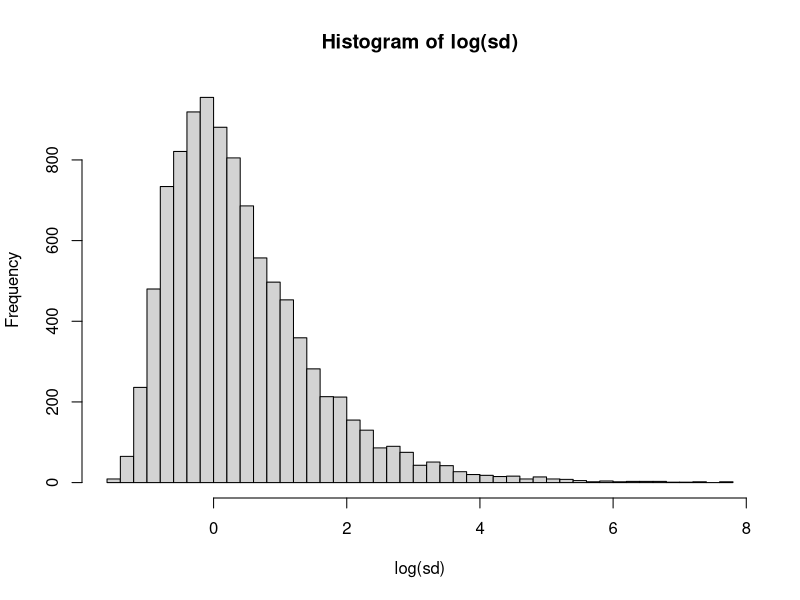
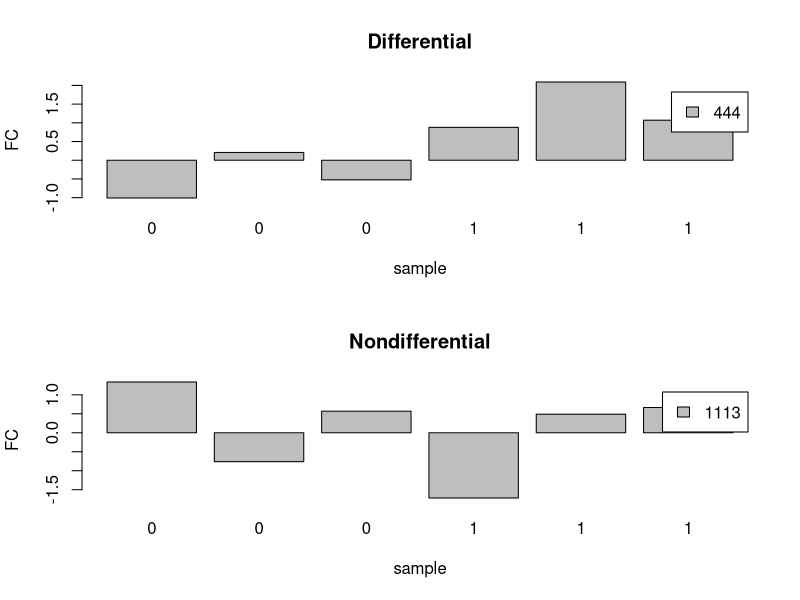
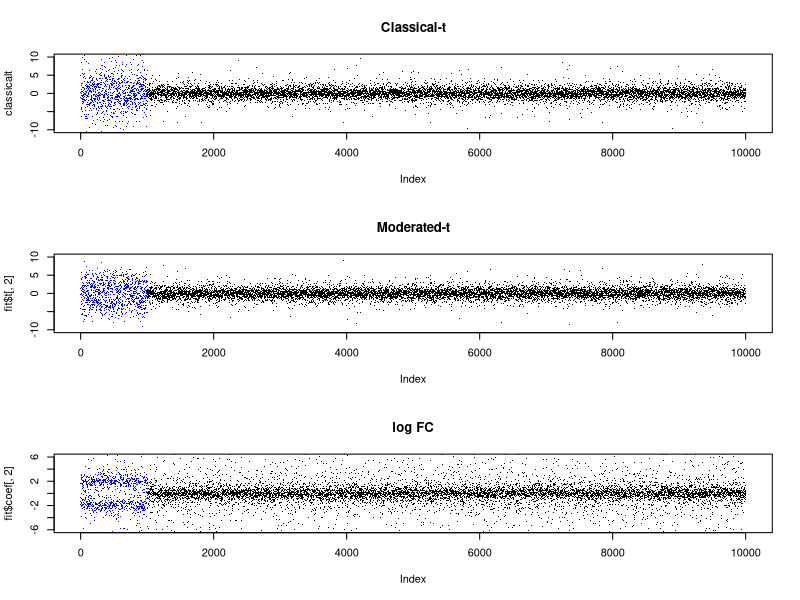
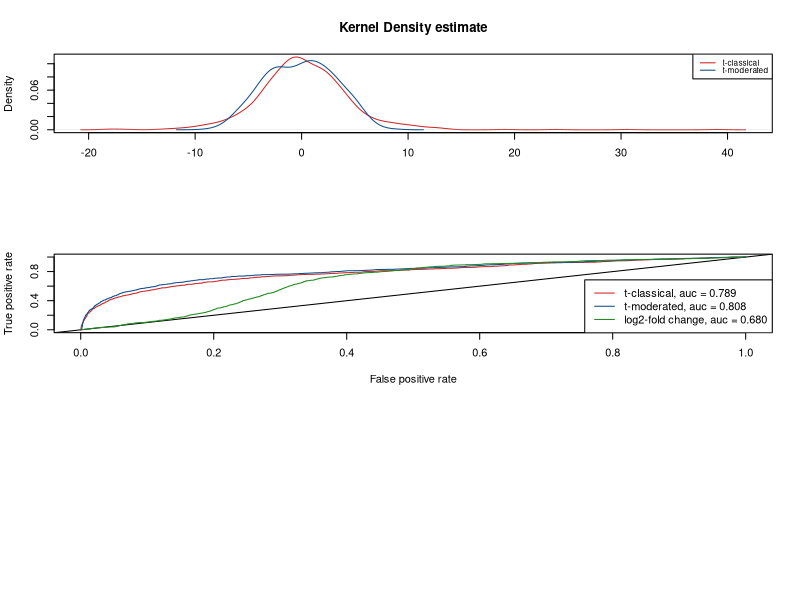

Generate these figures, in order, with R:
## ---- chunk 1
library("limma")
## ---- chunk 2
nGenes <- 10000                   # number of "features"
nSamples <- 6                     # number of samples (split equal in 2 groups)
pDiff <- .1                       # percent of genes "differential 
grp <- rep(0:1,each=nSamples/2)   # dummy variable for exp. group
trueFC <- 2                       # log-fold-change of truly DE

d0 <- 1
s0 <- 0.8
sd <- s0*sqrt(d0/rchisq(nGenes,df=d0))  # dist'n of s.d.
## ---- chunk 3
#hist(sd[sd < (0.9*max(sd))], breaks = 20)
hist(log(sd), breaks = 50)
## ---- chunk 4
y <- matrix(rnorm(nGenes*nSamples,sd=sd),
            nr=nGenes,nc=nSamples)
## ---- chunk 5
indD <- 1:floor(pDiff*nGenes)
diff <- sample(c(-1,1),max(indD),replace=TRUE)*trueFC
y[indD,grp==1] <- y[indD,grp==1] + diff
## ---- chunk 6
down_tf <- rep(FALSE, nrow(y))
up_tf <- rep(FALSE, nrow(y))
twosided_tf <- rep(FALSE, nrow(y))

for (row in 1: nrow(y)){ # do it only where differential expression expected
#for (row in 1: length(indD)){
  x0 <- y[row, grp == 0]
  x1 <- y[row, grp == 1]
  res_up <- t.test(x0, x1, alternative = "greater", var.equal = TRUE)$p.value
  res_down <- t.test(x0, x1, alternative = "less", var.equal = TRUE)$p.value
  res_twosided <- t.test(x0, x1, alternative = "two.sided", var.equal = TRUE)$p.value 
  
  if (res_down < .05){
    down_tf[row] <- TRUE
  }
  if (res_up < .05){
    up_tf[row] <- TRUE
  }
  if (res_twosided < .05){
    twosided_tf[row] <- TRUE
  }
}
## ---- chunk 7
upregulated <- y[up_tf, ]
downregulated <- y[down_tf, ]
differential <- y[twosided_tf, ]
nondifferential <- y[! twosided_tf[indD], ]
## ---- chunk 8
# Note for myself: https://plot.ly/r/parallel-coordinates-plot/

gene_ids <- sample(nrow(differential), 1)
diff_sample <- differential[gene_ids, ]
par(mfrow = c(2, 1))
barplot(diff_sample, ylab = "FC", xlab = "sample", axes = TRUE, legend.text = gene_ids, names.arg = grp, main = "Differential")


gene_ids <- sample(nrow(nondifferential), 1)
nondiff_sample <- nondifferential[gene_ids, ]
barplot(nondiff_sample, ylab = "FC", xlab = "sample", axes = TRUE, legend.text = gene_ids, names.arg = grp, main = "Nondifferential")

## ---- chunk 9
design <- model.matrix(~grp)
## ---- chunk 10
fit <- limma::lmFit(y,design)
fit <- limma::eBayes(fit, robust = TRUE)
## ---- chunk 11
classicalt <- vector(mode = "numeric", length = nrow(y))
classicalt_res <- list()
data <- list()
for (row in 1: nrow(y)){
  x0 <- y[row, grp == 0]
  x1 <- y[row, grp == 1]
  classicalt[row] <- t.test(x0, x1, alternative = "two.sided", var.equal = TRUE)$statistic
  classicalt_res <- append(classicalt_res, list(t.test(x0, x1, alternative = "two.sided", var.equal = TRUE)))
}
## ---- chunk 12
cols <- rep("black",nrow(y))
cols[indD] <- "blue"

par(mfrow=c(3,1))
plot( classicalt, col=cols, ylim=c(-10,10), pch=".", main="Classical-t" )
plot( fit$t[,2], col=cols, ylim=c(-10,10), pch=".", main="Moderated-t" )
plot( fit$coef[,2], col=cols, ylim=c(-6,6), pch=".", main="log FC" )
## ---- chunk 13
d1 <- density(classicalt[indD], bw ="SJ", kernel= "gauss", na.rm = TRUE)
d2 <- density(fit$t[indD,2], bw ="SJ", kernel= "gauss", na.rm = TRUE)
colors_t = c("firebrick3", "dodgerblue4")

#h1 <- hist(classicalt[indD], breaks = 20)
#h2 <- hist(fit$t[indD,2], breaks = 20)
#plot( h1, col=colors_t[1], xlim=c(-10,10), main = "Hist of t and t-moderated") 
#plot( h2, col=colors_t[2], xlim=c(-10,10), add=T)

plot( d1, col=colors_t[1], xlab = "", main = "Kernel Density estimate")
lines( d2, col=colors_t[2], xlab = "") 

legend("topright", legend = c("t-classical", "t-moderated"), col = colors_t, lwd = 1, cex = 0.75,y.intersp = 0.75, ncol = 1)
## ---- chunk 14
p_vals_class <- unlist(lapply(classicalt_res, function (x) x$p.value[[1]]))
p_vals_mod <- fit$p.value[, 2] # why second column?
fc_vals <- abs(fit$coef[, 1] - fit$coef[, 2])
ground_truth <- rep(0, nrow(y))
ground_truth[1:max(indD)] <- rep(1, max(indD))
colors_roc = c("firebrick3", "dodgerblue4", "forestgreen")
## ---- chunk 15
library(ROCR)

samp_sizes <- seq(2*max(indD), nrow(y), by = 2*length(indD))
perf_class_container <- list()
perf_mod_container <- list()

for (it in 5){
  idxer <- rep(FALSE, nrow(y))
  samp_size <- samp_sizes[it]
  idxer[1: samp_size] <- rep(TRUE, samp_size)
  
  pred_class <- prediction(1 - p_vals_class[idxer], ground_truth[idxer])
  pred_mod <- prediction(1 - p_vals_mod[idxer], ground_truth[idxer])
  pred_fc <- prediction(fc_vals[idxer], ground_truth[idxer]*trueFC)
  
  perfc <- performance(pred_class, measure = "tpr", x.measure = "fpr")
  aucc <- performance(pred_class, measure = "auc")
  perfm <- performance(pred_mod, measure = "tpr", x.measure = "fpr")
  aucm <- performance(pred_mod, measure = "auc")
  perffc <-performance(pred_fc, measure = "tpr", x.measure = "fpr")
  aucfc <- performance(pred_fc, measure = "auc")
  
  #perfc <- sum((p_vals_class[idxer] > thresh)) / samp_size # TP
  #perfm <- sum((p_vals_mod[idxer] > thresh)) / samp_size # TP
  
  #perf_class_container <- append(perf_class_container, perfc)
  #perf_mod_container <- append(perf_mod_container, perfm)
  
  plot(perfc, col = colors_roc[1])
  abline(a=0, b= 1)
  plot(perfm, add = TRUE, col = colors_roc[2])
  plot(perffc, add = TRUE, col = colors_roc[3])
  
  leg1 <- sprintf("t-classical, auc = %1.3f", round(unlist(aucc@y.values), 3))
  leg2 <- sprintf("t-moderated, auc = %1.3f", round(unlist(aucm@y.values), 3))
  leg3 <- sprintf("log2-fold change, auc = %1.3f", round(unlist(aucfc@y.values), 3))
  legend("bottomright", legend = c(leg1, leg2, leg3), col = colors_roc, lwd = 1, cex = 1,y.intersp = 1, ncol = 1)
}

#plot(samp_sizes[1:it], ylim = c(0.9, 1.1), perf_class_container, col = "red")
#points(samp_sizes[1:it], perf_mod_container, col = "blue")
